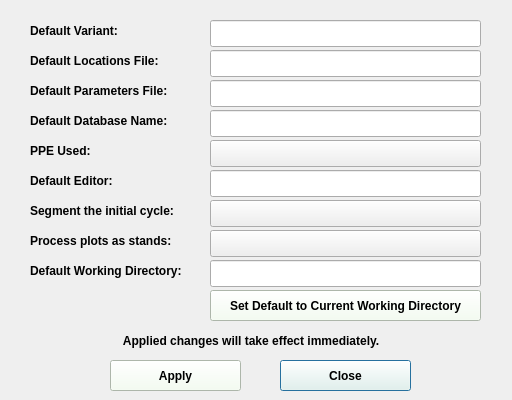
<?xml version="1.0" encoding="UTF-8"?>
<ui version="4.0">
 <class>ModifyPreferencesWindow</class>
 <widget class="QDialog" name="ModifyPreferencesWindow">
  <property name="geometry">
   <rect>
    <x>0</x>
    <y>0</y>
    <width>512</width>
    <height>400</height>
   </rect>
  </property>
  <property name="windowTitle">
   <string>Dialog</string>
  </property>
  <widget class="QLabel" name="label_PPEUsed">
   <property name="geometry">
    <rect>
     <x>30</x>
     <y>140</y>
     <width>181</width>
     <height>21</height>
    </rect>
   </property>
   <property name="font">
    <font>
     <pointsize>9</pointsize>
     <weight>75</weight>
     <bold>true</bold>
    </font>
   </property>
   <property name="text">
    <string>PPE Used:</string>
   </property>
  </widget>
  <widget class="QPushButton" name="button_apply">
   <property name="geometry">
    <rect>
     <x>110</x>
     <y>360</y>
     <width>131</width>
     <height>31</height>
    </rect>
   </property>
   <property name="sizePolicy">
    <sizepolicy hsizetype="Fixed" vsizetype="Fixed">
     <horstretch>0</horstretch>
     <verstretch>0</verstretch>
    </sizepolicy>
   </property>
   <property name="minimumSize">
    <size>
     <width>131</width>
     <height>31</height>
    </size>
   </property>
   <property name="font">
    <font>
     <pointsize>9</pointsize>
     <weight>75</weight>
     <bold>true</bold>
    </font>
   </property>
   <property name="styleSheet">
    <string notr="true">background-color: rgb(242, 255, 238);</string>
   </property>
   <property name="text">
    <string>Apply</string>
   </property>
   <property name="default">
    <bool>true</bool>
   </property>
  </widget>
  <widget class="QLabel" name="label_segmentInitialCycle">
   <property name="geometry">
    <rect>
     <x>30</x>
     <y>200</y>
     <width>181</width>
     <height>21</height>
    </rect>
   </property>
   <property name="font">
    <font>
     <pointsize>9</pointsize>
     <weight>75</weight>
     <bold>true</bold>
    </font>
   </property>
   <property name="text">
    <string>Segment the initial cycle:</string>
   </property>
  </widget>
  <widget class="QLabel" name="label_notification">
   <property name="geometry">
    <rect>
     <x>120</x>
     <y>330</y>
     <width>381</width>
     <height>21</height>
    </rect>
   </property>
   <property name="font">
    <font>
     <pointsize>9</pointsize>
     <weight>75</weight>
     <bold>true</bold>
    </font>
   </property>
   <property name="text">
    <string> Applied changes will take effect immediately.</string>
   </property>
  </widget>
  <widget class="QPushButton" name="button_defaultToWorkingDirectory">
   <property name="geometry">
    <rect>
     <x>210</x>
     <y>290</y>
     <width>271</width>
     <height>31</height>
    </rect>
   </property>
   <property name="font">
    <font>
     <pointsize>9</pointsize>
     <weight>75</weight>
     <bold>true</bold>
    </font>
   </property>
   <property name="styleSheet">
    <string notr="true">background-color: rgb(242, 255, 238);</string>
   </property>
   <property name="text">
    <string>Set Default to Current Working Directory</string>
   </property>
  </widget>
  <widget class="QLabel" name="label_defaultEditor">
   <property name="geometry">
    <rect>
     <x>30</x>
     <y>170</y>
     <width>181</width>
     <height>21</height>
    </rect>
   </property>
   <property name="font">
    <font>
     <pointsize>9</pointsize>
     <weight>75</weight>
     <bold>true</bold>
    </font>
   </property>
   <property name="text">
    <string>Default Editor:</string>
   </property>
  </widget>
  <widget class="QPushButton" name="button_close">
   <property name="geometry">
    <rect>
     <x>280</x>
     <y>360</y>
     <width>131</width>
     <height>31</height>
    </rect>
   </property>
   <property name="minimumSize">
    <size>
     <width>131</width>
     <height>31</height>
    </size>
   </property>
   <property name="font">
    <font>
     <pointsize>9</pointsize>
     <weight>75</weight>
     <bold>true</bold>
    </font>
   </property>
   <property name="styleSheet">
    <string notr="true">background-color: rgb(242, 255, 238);</string>
   </property>
   <property name="text">
    <string>Close</string>
   </property>
   <property name="default">
    <bool>true</bool>
   </property>
  </widget>
  <widget class="QLineEdit" name="lineEdit_defaultLocationsFile">
   <property name="geometry">
    <rect>
     <x>210</x>
     <y>50</y>
     <width>271</width>
     <height>27</height>
    </rect>
   </property>
   <property name="font">
    <font>
     <pointsize>9</pointsize>
     <weight>75</weight>
     <bold>true</bold>
    </font>
   </property>
  </widget>
  <widget class="QLabel" name="label_defaultDatabaseName">
   <property name="geometry">
    <rect>
     <x>30</x>
     <y>110</y>
     <width>181</width>
     <height>21</height>
    </rect>
   </property>
   <property name="font">
    <font>
     <pointsize>9</pointsize>
     <weight>75</weight>
     <bold>true</bold>
    </font>
   </property>
   <property name="text">
    <string>Default Database Name:</string>
   </property>
  </widget>
  <widget class="QLabel" name="label_defaultLocationsFile">
   <property name="geometry">
    <rect>
     <x>30</x>
     <y>50</y>
     <width>181</width>
     <height>21</height>
    </rect>
   </property>
   <property name="font">
    <font>
     <pointsize>9</pointsize>
     <weight>75</weight>
     <bold>true</bold>
    </font>
   </property>
   <property name="text">
    <string>Default Locations File:</string>
   </property>
  </widget>
  <widget class="QLineEdit" name="lineEdit_defaultWorkingDirectory">
   <property name="geometry">
    <rect>
     <x>210</x>
     <y>260</y>
     <width>271</width>
     <height>27</height>
    </rect>
   </property>
   <property name="font">
    <font>
     <pointsize>9</pointsize>
     <weight>75</weight>
     <bold>true</bold>
    </font>
   </property>
  </widget>
  <widget class="QLineEdit" name="lineEdit_defaultParametersFile">
   <property name="geometry">
    <rect>
     <x>210</x>
     <y>80</y>
     <width>271</width>
     <height>27</height>
    </rect>
   </property>
   <property name="font">
    <font>
     <pointsize>9</pointsize>
     <weight>75</weight>
     <bold>true</bold>
    </font>
   </property>
  </widget>
  <widget class="QLabel" name="label_defaultWorkingDirectory">
   <property name="geometry">
    <rect>
     <x>30</x>
     <y>260</y>
     <width>181</width>
     <height>21</height>
    </rect>
   </property>
   <property name="font">
    <font>
     <pointsize>9</pointsize>
     <weight>75</weight>
     <bold>true</bold>
    </font>
   </property>
   <property name="text">
    <string>Default Working Directory:</string>
   </property>
  </widget>
  <widget class="QLineEdit" name="lineEdit_defaultDatabaseName">
   <property name="geometry">
    <rect>
     <x>210</x>
     <y>110</y>
     <width>271</width>
     <height>27</height>
    </rect>
   </property>
   <property name="font">
    <font>
     <pointsize>9</pointsize>
     <weight>75</weight>
     <bold>true</bold>
    </font>
   </property>
  </widget>
  <widget class="QLineEdit" name="lineEdit_defaultVariant">
   <property name="geometry">
    <rect>
     <x>210</x>
     <y>20</y>
     <width>271</width>
     <height>27</height>
    </rect>
   </property>
   <property name="font">
    <font>
     <pointsize>9</pointsize>
     <weight>75</weight>
     <bold>true</bold>
    </font>
   </property>
  </widget>
  <widget class="QLineEdit" name="lineEdit_defaultEditor">
   <property name="geometry">
    <rect>
     <x>210</x>
     <y>170</y>
     <width>271</width>
     <height>27</height>
    </rect>
   </property>
   <property name="font">
    <font>
     <pointsize>9</pointsize>
     <weight>75</weight>
     <bold>true</bold>
    </font>
   </property>
  </widget>
  <widget class="QLabel" name="label_plotsAsStands">
   <property name="geometry">
    <rect>
     <x>30</x>
     <y>230</y>
     <width>181</width>
     <height>21</height>
    </rect>
   </property>
   <property name="font">
    <font>
     <pointsize>9</pointsize>
     <weight>75</weight>
     <bold>true</bold>
    </font>
   </property>
   <property name="text">
    <string>Process plots as stands:</string>
   </property>
  </widget>
  <widget class="QLabel" name="label_defaultParametersFile">
   <property name="geometry">
    <rect>
     <x>30</x>
     <y>80</y>
     <width>181</width>
     <height>21</height>
    </rect>
   </property>
   <property name="font">
    <font>
     <pointsize>9</pointsize>
     <weight>75</weight>
     <bold>true</bold>
    </font>
   </property>
   <property name="text">
    <string>Default Parameters File:</string>
   </property>
  </widget>
  <widget class="QLabel" name="label_defaultVariant">
   <property name="geometry">
    <rect>
     <x>30</x>
     <y>20</y>
     <width>181</width>
     <height>21</height>
    </rect>
   </property>
   <property name="font">
    <font>
     <pointsize>9</pointsize>
     <weight>75</weight>
     <bold>true</bold>
    </font>
   </property>
   <property name="text">
    <string>Default Variant:</string>
   </property>
  </widget>
  <widget class="QPushButton" name="button_defaultUsePPE">
   <property name="geometry">
    <rect>
     <x>210</x>
     <y>140</y>
     <width>271</width>
     <height>27</height>
    </rect>
   </property>
   <property name="font">
    <font>
     <pointsize>9</pointsize>
     <weight>75</weight>
     <bold>true</bold>
    </font>
   </property>
   <property name="text">
    <string/>
   </property>
   <property name="checkable">
    <bool>true</bool>
   </property>
  </widget>
  <widget class="QPushButton" name="button_defaultSegmentCycle">
   <property name="geometry">
    <rect>
     <x>210</x>
     <y>200</y>
     <width>271</width>
     <height>27</height>
    </rect>
   </property>
   <property name="font">
    <font>
     <pointsize>9</pointsize>
     <weight>75</weight>
     <bold>true</bold>
    </font>
   </property>
   <property name="text">
    <string/>
   </property>
   <property name="checkable">
    <bool>true</bool>
   </property>
  </widget>
  <widget class="QPushButton" name="button_defaultProcessPlots">
   <property name="geometry">
    <rect>
     <x>210</x>
     <y>230</y>
     <width>271</width>
     <height>27</height>
    </rect>
   </property>
   <property name="font">
    <font>
     <pointsize>9</pointsize>
     <weight>75</weight>
     <bold>true</bold>
    </font>
   </property>
   <property name="text">
    <string/>
   </property>
   <property name="checkable">
    <bool>true</bool>
   </property>
  </widget>
 </widget>
 <tabstops>
  <tabstop>button_close</tabstop>
  <tabstop>lineEdit_defaultVariant</tabstop>
  <tabstop>lineEdit_defaultLocationsFile</tabstop>
  <tabstop>lineEdit_defaultParametersFile</tabstop>
  <tabstop>lineEdit_defaultDatabaseName</tabstop>
  <tabstop>button_defaultUsePPE</tabstop>
  <tabstop>lineEdit_defaultEditor</tabstop>
  <tabstop>button_defaultSegmentCycle</tabstop>
  <tabstop>button_defaultProcessPlots</tabstop>
  <tabstop>lineEdit_defaultWorkingDirectory</tabstop>
  <tabstop>button_apply</tabstop>
  <tabstop>button_defaultToWorkingDirectory</tabstop>
 </tabstops>
 <resources/>
 <connections/>
</ui>
